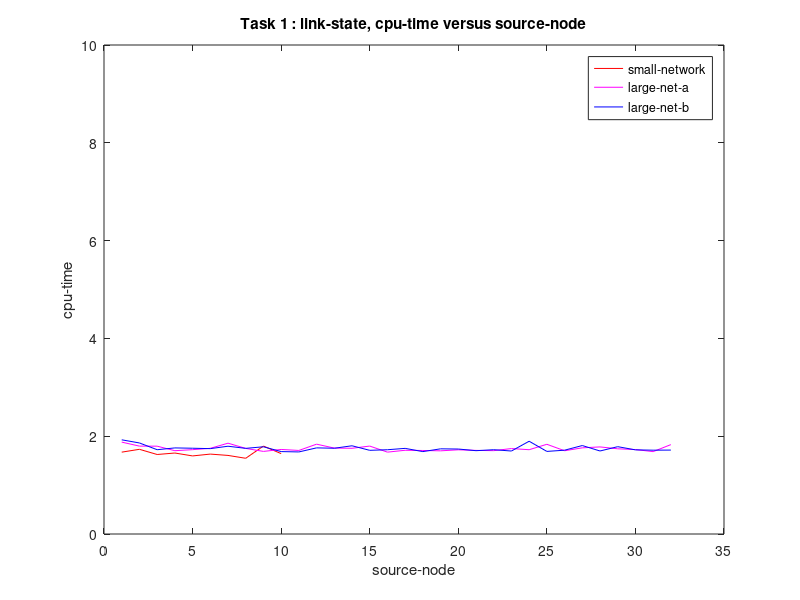
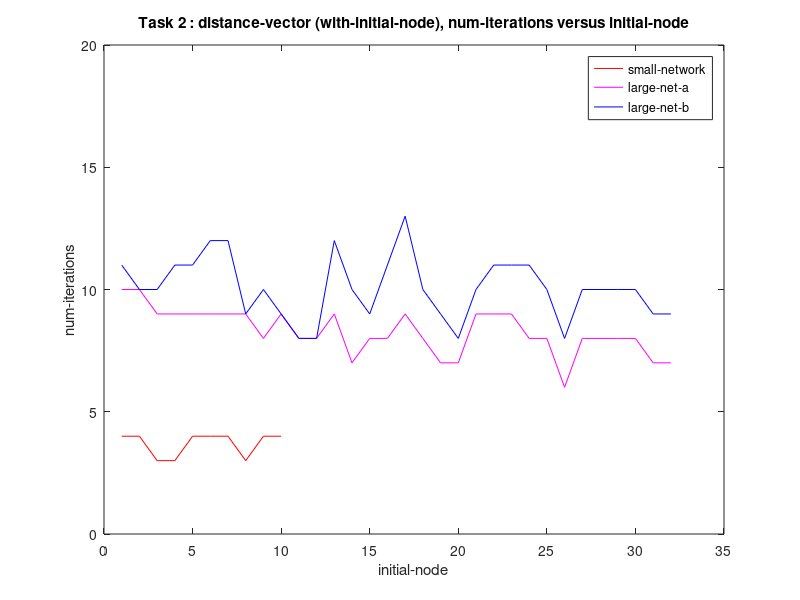
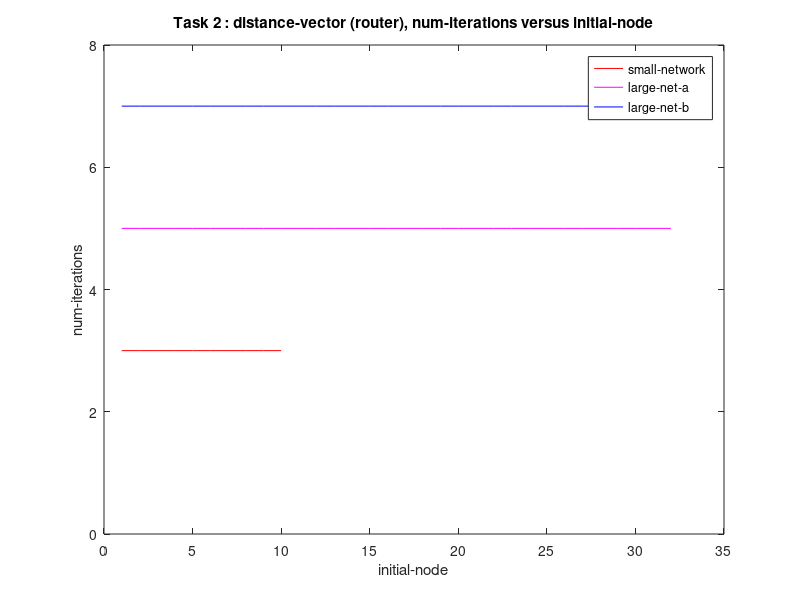

These charts were generated, in order, by the following MATLAB code:
y1 = [1673883,1732096,1625858,1656094,1596734,1634204,1606962,1548515,1798279,1643974]*10^(-6)
x1 = [1:10]
y2 = [1879299,1797272,1796053,1703749,1724871,1751962,1857275,1750329,1689085,1729141,1708703,1837096,1757167,1753000,1798236,1674251,1712257,1707986,1700922,1721762,1709855,1704438,1747379,1723848,1834773,1702618,1762251,1781052,1742432,1726802,1684529,1828135]*10^(-6)
x2 = [1:32]
y3 = [1926156,1861880,1723871,1760528,1754040,1745768,1795051,1751384,1783734,1685559,1678197,1761530,1753643,1804350,1711302,1723292,1751182,1684976,1741934,1737731,1703927,1723860,1696992,1896976,1689011,1713895,1808968,1697595,1785769,1720779,1714179,1716198]*10^(-6)
x3 = [1:32]

plot(x1,y1,'r')
hold on
plot(x2,y2,'m')
hold on
plot(x3,y3,'b')
title("Task 1 : link-state, cpu-time versus source-node")
xlabel("source-node")
ylabel("cpu-time")
legend("small-network","large-net-a","large-net-b")
axis([1 32 0 10], "autox")

y4 = [4,4,3,3,4,4,4,3,4,4]
y5 = [10,10,9,9,9,9,9,9,8,9,8,8,9,7,8,8,9,8,7,7,9,9,9,8,8,6,8,8,8,8,7,7]
y6 = [11,10,10,11,11,12,12,9,10,9,8,8,12,10,9,11,13,10,9,8,10,11,11,11,10,8,10,10,10,10,9,9]

figure
plot(x1,y4,'r')
hold on
plot(x2,y5,'m')
hold on
plot(x3,y6,'b')
title("Task 2 : distance-vector (with-initial-node), num-iterations versus initial-node")
xlabel("initial-node")
ylabel("num-iterations")
legend("small-network","large-net-a","large-net-b")
axis([1 32 0 20], "autox")

y7 = ones(1,10)*3
y8 = ones(1,32)*5
y9 = ones(1,32)*7

figure
plot(x1,y7,'r')
hold on
plot(x2,y8,'m')
hold on
plot(x3,y9,'b')
title("Task 2 : distance-vector (router), num-iterations versus initial-node")
xlabel("initial-node")
ylabel("num-iterations")
legend("small-network","large-net-a","large-net-b")
axis([1 32 0 8], "autox")
